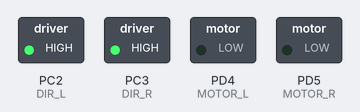
This program was run on a simulated ATmega32, built with avr-gcc and emulated at 8 MHz. Parts: switched loads named in the program (green lamp = pin HIGH).

Above: at 0.1 s.
At 19.1 s:
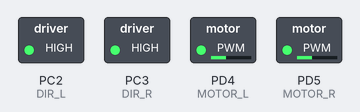
At 38.1 s:
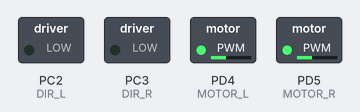
Timing chart, 0 to 40.0 s (numbered marks = the images above):
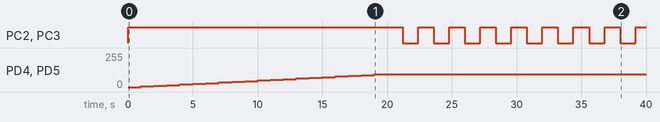

Measured:
- by itself, PC2 (DIR_L), PC3 (DIR_R): repeats every 2.4 s: LOW 1.2 s, HIGH 1.2 s
- by itself, PD4 (MOTOR_L), PD5 (MOTOR_R): moves from 0/255 to 95/255 over 18.0 s

The program:

main.c
```c
/*
 * MotorBesturing.c
 *
 * Created: 3/9/2018 12:18:55 PM
 * Author : Olasoji
 */
#define F_CPU 8000000
#define PWM 0xFFFF-1
#include <avr/io.h>
#include <util/delay.h>
#include "rp6aansluitingen.h"

void initMotorPWM(){
	//
	TCCR1A |= ( 1 << COM1A1 )  | ( 1 << COM1B1) | ( 1 << WGM10);
	TCCR1B |= (  1 << CS10);

	//OCR1A = 6000;
	//OCR1B = 6000;
}
void driveFoward(){
	PORTC |= DIR_L |  DIR_R;
	PORTD |= MOTOR_L  | MOTOR_R ;
}

void driveBackward(){
	PORTC &= ~ DIR_L;
	PORTC &= ~ DIR_R;
	PORTD |= MOTOR_L  | MOTOR_R ;
}
void stopMotor(){
	PORTD &= ~  MOTOR_L ;
	PORTD &= ~  MOTOR_R ;
}

int main(){
    DDRD |= MOTOR_R |  MOTOR_L;
	DDRC |= DIR_L |  DIR_R;
	initMotorPWM();

	for(int i=0;i<100;i=i+5) {
		OCR1A = i;
		OCR1B = i;
		driveFoward();
		_delay_ms(1000);
	}

    while (1)
    {


		driveFoward();
		_delay_ms(200);
		stopMotor();
		_delay_ms(1000);
		driveBackward();
		_delay_ms(200);
		stopMotor();
		_delay_ms(1000);

	}
}
```

rp6aansluitingen.h
```c
#define F_CPU 8000000 //Base: 8.00MHz  - DO NOT CHANGE!

#define UBAT 			(1 << PINA7) // ADC7 (Input)
#define MCURRENT_L 		(1 << PINA6) // ADC6 (Input)
#define MCURRENT_R 		(1 << PINA5) // ADC5 (Input)
#define E_INT1 			(1 << PINA4) // INT1 (input per default... can be output)
#define LS_L 			(1 << PINA3) // ADC3 (Input)
#define LS_R 			(1 << PINA2) // ADC2 (Input)
#define ADC1 			(1 << PINA1) // ADC1 (Input)
#define ADC0 			(1 << PINA0) // ADC0 (Input)

#define SL4 		(1 << PINB7)	// Output
#define ACS_L 		(1 << PINB6)	// Output
#define START 		(1 << PINB5)	// Input
#define PWRON		(1 << PINB4)	// Output
#define ACS_PWRH	(1 << PINB3)	// Output
#define ACS 		(1 << PINB2)	// INT2 (Input)
#define SL5 		(1 << PINB1)	// Output
#define SL6 		(1 << PINB0)	// Output


#define ACS_R 		(1 << PINC7)	// Output
#define SL3 		(1 << PINC6)	// Output
#define SL2 		(1 << PINC5)	// Output
#define SL1 		(1 << PINC4)	// Output
#define DIR_R 		(1 << PINC3)	// Output
#define DIR_L 		(1 << PINC2)	// Output
#define SDA 		(1 << PINC1)	// I2C Data (I/O)
#define SCL 		(1 << PINC0)	// I2C Clock (Output (Master), Input (Slave))


#define ACS_PWR		(1 << PIND6)	// Output
#define MOTOR_R		(1 << PIND5)	// PWM Output (OC1A)
#define MOTOR_L		(1 << PIND4)	// PWM Output (OC1B)
#define ENC_R 		(1 << PIND3)	// INT1 (Input)
#define ENC_L 		(1 << PIND2)	// INT0 (Input)
#define TX 		(1 << PIND1)	// USART TX (Output)
#define RX 		(1 << PIND0)	// USART RX (Input)
```
